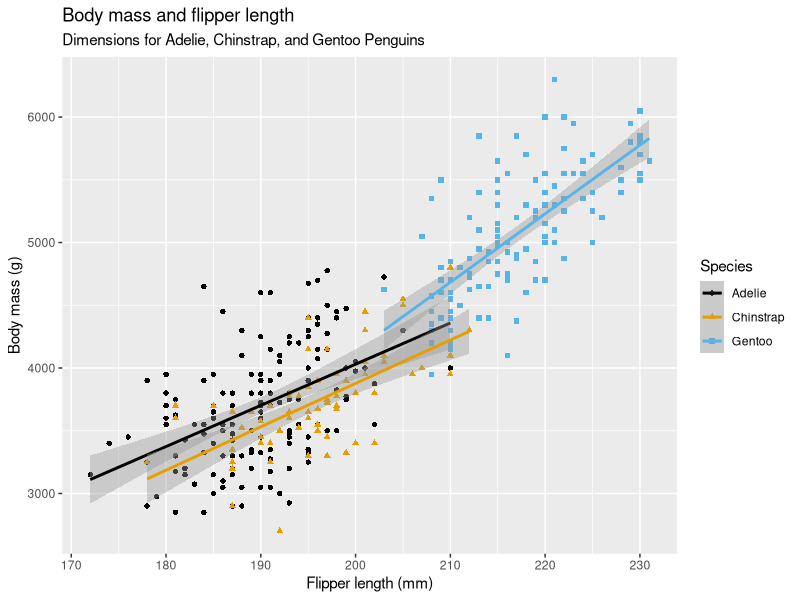
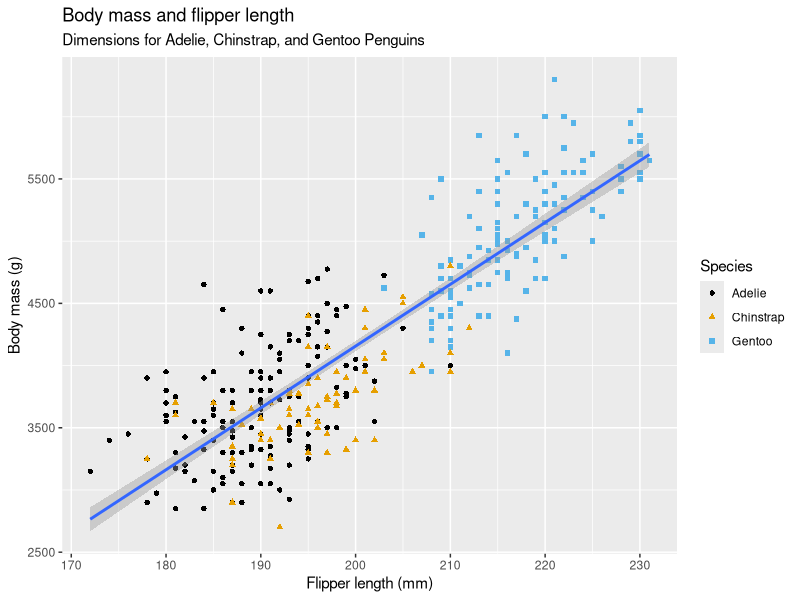
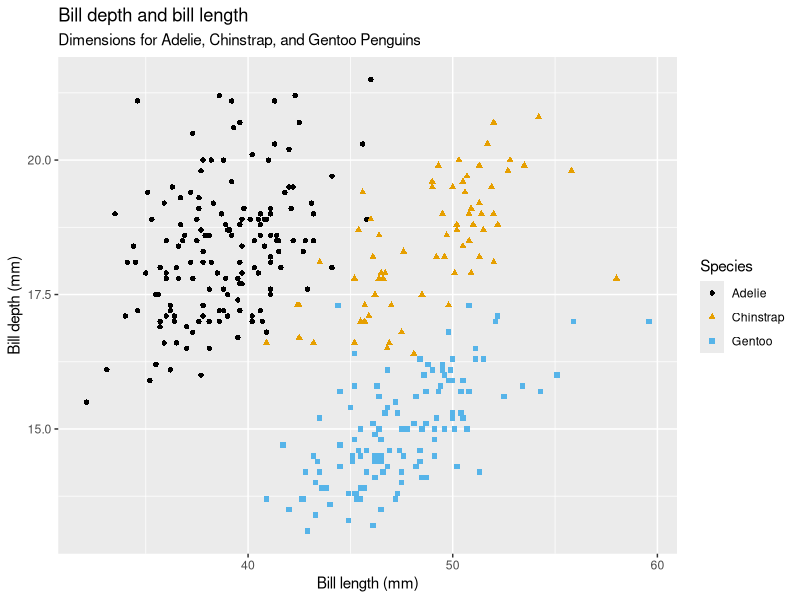
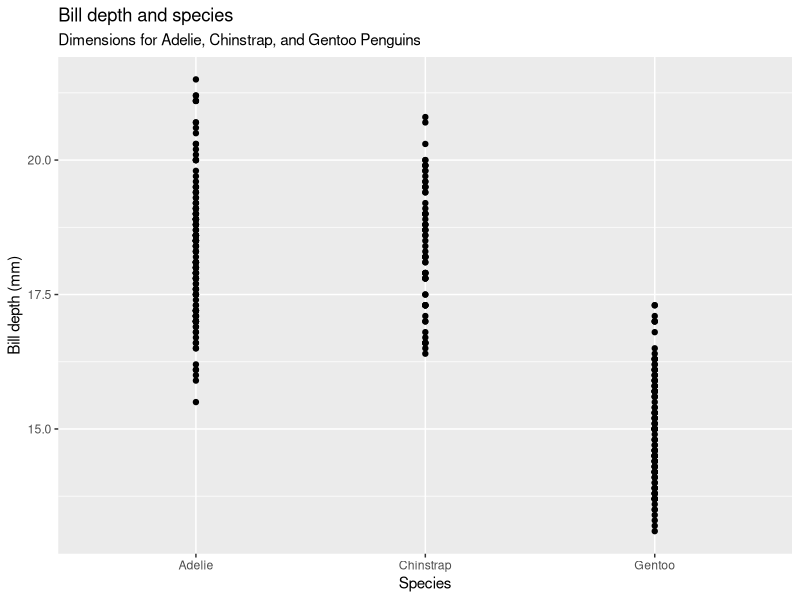
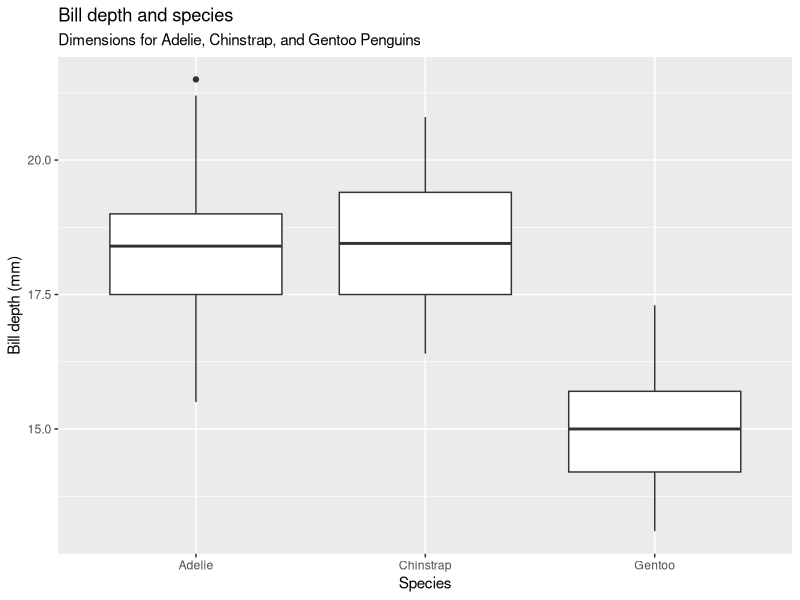
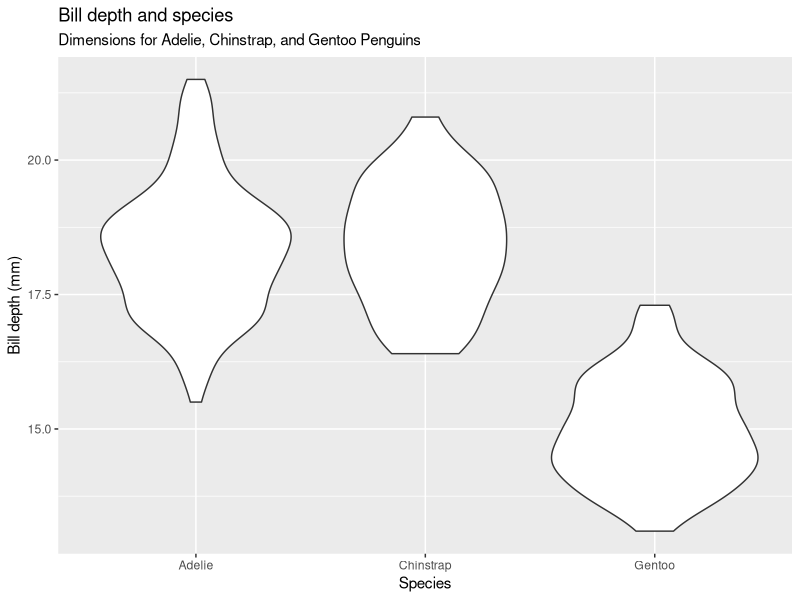
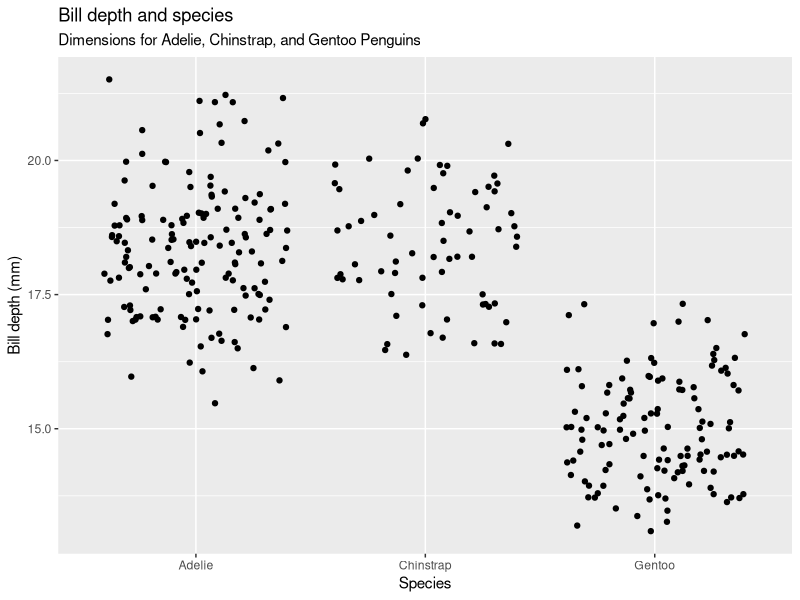

Source code (R) for these figures, in order: (Note: this script raises an error after producing the figures.)
install.packages("tidyverse")
library(tidyverse)

# Penguins dataframe
install.packages("palmerpenguins") 
library(palmerpenguins) # Llamado "penguins"

install.packages("ggthemes")
library(ggthemes)

penguins #Para que aparezca en Help: fn+f1

# VISUALIZACION: SCATTERPLOT

# Visualizacion con una regresion lineal para cada especie: 
ggplot(
  data = penguins, #indica el dataframe a usar para el grafico
  mapping = aes( #aesthetics
    x=flipper_length_mm, y=body_mass_g, #indica las variables a usar en los ejes del grafico
    color = species, shape = species) #"Scaling": indica que tiene que separar por color y forma segun la especie
) + 
  geom_point() + #agrega los puntos al grafico 
  geom_smooth(method = "lm") + #agrega una linea de tendencia al grafico, con metodo de regresion lineal (linear model)
  labs(
    title = "Body mass and flipper length",
    subtitle = "Dimensions for Adelie, Chinstrap, and Gentoo Penguins",
    x = "Flipper length (mm)", y = "Body mass (g)",
    color = "Species", shape = "Species"
  ) +
  scale_color_colorblind()


# Visualizacion con una sola regresion lineal: 
ggplot(
  data = penguins,
  mapping = aes(x=flipper_length_mm, y=body_mass_g) 
) + 
  geom_point(mapping = aes(color = species, shape = species)) +
  geom_smooth(method = "lm") + #ahora agrega solo una regresion lineal
  labs(
    title = "Body mass and flipper length",
    subtitle = "Dimensions for Adelie, Chinstrap, and Gentoo Penguins",
    x = "Flipper length (mm)", y = "Body mass (g)",
    color = "Species", shape = "Species"
  ) +
  scale_color_colorblind()



### EJERCICIOS 1.2: 
# 1. How many rows are in penguins? How many columns?
nrow(penguins) #numero de filas: 344
ncol(penguins) #numero de columnas: 8

# 2. What does the bill_depth_mm variable in the penguins data frame describe? 
#   Read the help for ?penguins to find out.
penguins # fn+f1 para abrir la ayuda de la tabla de ayuda: a number denoting bill depth (millimeters)

# 3. Make a scatterplot of bill_depth_mm vs. bill_length_mm. 
#   That is, make a scatterplot with bill_depth_mm on the y-axis and bill_length_mm on the x-axis. 
#   Describe the relationship between these two variables.
ggplot(
  data = penguins, 
  mapping = aes(x = bill_length_mm, y = bill_depth_mm)
) + 
  geom_point(mapping = aes(color = species, shape = species)) +
  labs(
    title = "Bill depth and bill length",
    subtitle = "Dimensions for Adelie, Chinstrap, and Gentoo Penguins",
    x = "Bill length (mm)", y = "Bill depth (mm)",
    color = "Species", shape = "Species"
  ) + 
  scale_color_colorblind()

# 4. What happens if you make a scatterplot of species vs. bill_depth_mm? 
#   What might be a better choice of geom?

ggplot(
  data = penguins, 
  mapping = aes(x = species, y = bill_depth_mm)
) + 
  geom_point() +
  labs(
    title = "Bill depth and species",
    subtitle = "Dimensions for Adelie, Chinstrap, and Gentoo Penguins",
    x = "Species", y = "Bill depth (mm)"
  ) 

# Better choices: 
ggplot(
  data = penguins, 
  mapping = aes(x = species, y = bill_depth_mm)
) + 
  geom_boxplot() +
  labs(
    title = "Bill depth and species",
    subtitle = "Dimensions for Adelie, Chinstrap, and Gentoo Penguins",
    x = "Species", y = "Bill depth (mm)"
  ) 

ggplot(
  data = penguins, 
  mapping = aes(x = species, y = bill_depth_mm)
) + 
  geom_violin() +
  labs(
    title = "Bill depth and species",
    subtitle = "Dimensions for Adelie, Chinstrap, and Gentoo Penguins",
    x = "Species", y = "Bill depth (mm)"
  )

ggplot(
  data = penguins, 
  mapping = aes(x = species, y = bill_depth_mm)
) + 
  geom_jitter() +
  labs(
    title = "Bill depth and species",
    subtitle = "Dimensions for Adelie, Chinstrap, and Gentoo Penguins",
    x = "Species", y = "Bill depth (mm)"
  )

# 5. Why does the following give an error and how would you fix it?

ggplot(data = penguins) + 
  geom_point()
# Error: geom_point necesita definir x e y

# Correccion: 
ggplot(data = penguins) + 
  geom_point(mapping = aes(x = bill_length_mm, y = bill_depth_mm))

# Mejora: 
ggplot(data = penguins) + 
  geom_point(mapping = aes(x = bill_length_mm, y = bill_depth_mm, 
                           color = species, shape = species)
             ) +
  labs(
    title = "Bill depth and bill length",
    subtitle = "Dimensions for Adelie, Chinstrap, and Gentoo Penguins",
    x = "Bill length (mm)", y = "Bill depth (mm)",
    color = "Species", shape = "Species"
  ) + 
  scale_color_colorblind()

# 6. What does the na.rm argument do in geom_point()? 
#   What is the default value of the argument? 
#   Create a scatterplot where you successfully use this argument set to TRUE.

# El argumento na.rm indica si se deben eliminar los valores NA antes de crear el gráfico.
# El valor predeterminado de na.rm es FALSE: los valores NA no se eliminarán automáticamente.
ggplot(data = penguins) + 
  geom_point(mapping = aes(x = bill_length_mm, y = bill_depth_mm), na.rm = TRUE) +
  labs(
    title = "Bill depth and bill length",
    subtitle = "Dimensions for Adelie, Chinstrap, and Gentoo Penguins",
    x = "Bill length (mm)", y = "Bill depth (mm)"
  )

# 7. Add the following caption to the plot you made in the previous exercise: 
#   “Data come from the palmerpenguins package.” Hint: Take a look at the documentation for labs().
ggplot(data = penguins) + 
  geom_point(mapping = aes(x = bill_length_mm, y = bill_depth_mm), na.rm = TRUE) +
  labs(
    title = "Bill depth and bill length",
    subtitle = "Dimensions for Adelie, Chinstrap, and Gentoo Penguins",
    x = "Bill length (mm)", y = "Bill depth (mm)",
    caption = "Data come from the palmerpenguins package."
  )

# 8. Recreate the following visualization. What aesthetic should bill_depth_mm be mapped to? 
#   And should it be mapped at the global level or at the geom level?

ggplot(data = penguins,
       mapping = aes(x = flipper_length_mm, y = body_mass_g)
 ) +
 geom_point(mapping = aes(color = bill_depth_mm)) +
 geom_smooth() + # No aplico regresion lineal porque quiero que siga a los puntos. 
 labs(
   title = "Flipper length and body mass",
   subtitle = "Dimensions for Adelie, Chinstrap, and Gentoo Penguins",
   x = "Flipper length (mm)", y = "Body mass (g)",
   color = "Bill depth (mm)"
 )
